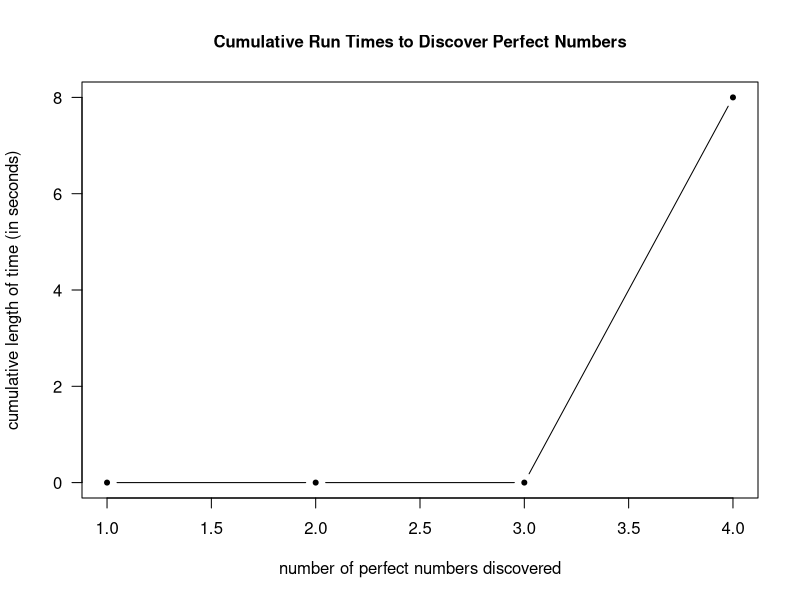
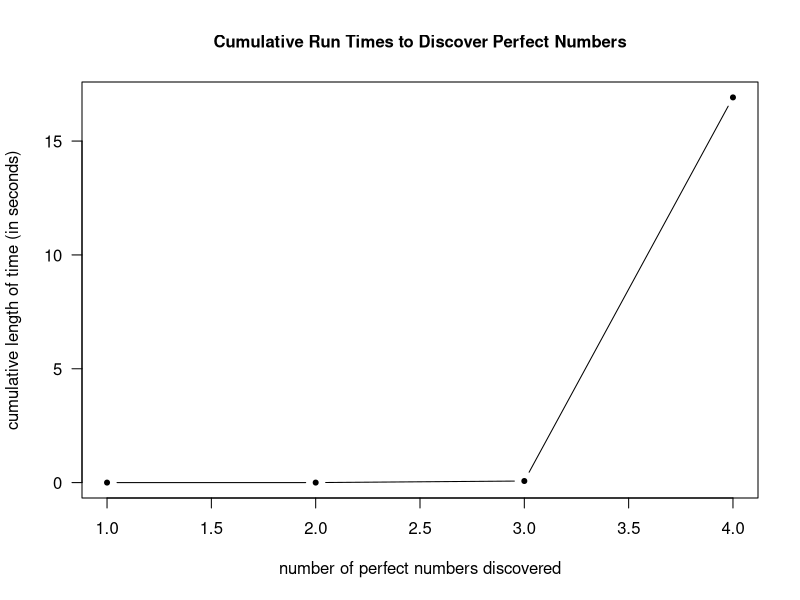

R code for these plots, in order:
## ---- chunk 1
state.name
state.area
state.region
## ---- chunk 2
typeof(state.name)
typeof(state.area)
typeof(state.region)
## ---- chunk 3
#Using if statement
state.name.len = 0 # store the longest length
y <- c() #store the order number of the state with longest name

for (i in 1:length(state.name)){
  x <-  nchar(state.name[i])   #the length of each state
  if (state.name.len < x){     
    state.name.len = x
    y <- i
  }
  else{
    if (state.name.len == x) y <- c(y, i)
  }
}

print(state.name[y])  #output the state name
state.name.len
## ---- chunk 4
state.area.total <- 0 #initial sum of area
new.state <- c()      #store the state beginning with "New"

for (i in 1:length(state.name)){
  if(substr(state.name[i], start = 1, stop = 3) == "New"){
    new.state <- c(new.state, state.name[i])
    state.area.total <- state.area.total + state.area[i]
  }
}

print(new.state)
state.area.average <- state.area.total/length(new.state)
print(paste("The average area of the states which contain the word “New” at the start of the state name is", state.area.average))
## ---- chunk 5
library(knitr)
state.table <- table(state.region)
kable(state.table, caption = "State Region Table", align = "c" )
## ---- chunk 6
num.perfect <- 2  #to find 2 perfect numbers
count <- 0  #the number of the perfect number we've found
iter <- 2  #the number used to check whether it is a perfect number or not. The initial value is 2. 

while(count < num.perfect){  # modify <= to <. When there's less than 2 numbers, keep going
  
  divisor <- 1  #1 is a divisorof all numbers.
  
#Use for circulation to find all the divisors except the number itself.
  for(i in 2:(iter-1)){
    
    if(iter%%i==0) divisor <- c(divisor, i)
    
  } # end for loop

#Determine whether the sum of the dicisors equals to the number.
#If true, then output the number is a perfect number and add 1 to count.
  if(sum(divisor)==iter){     # modify = to ==
    
    print(paste(iter, " is a perfect number", sep=""))
    count <- count + 1 
    
  } # end if
  
  iter <- iter + 1 #check the next number in the next circulation
  
} # end while loop
## ---- chunk 7

for (t in 1:4){
  print(date())
  num.perfect <- t  #to find t perfect numbers
  count <- 0  #the number of the perfect number we've found
  iter <- 2  #the number used to check whether it is a perfect number or not. The initial value is 2. 
  
  while(count < num.perfect){  #When there's less than t numbers, keep going
  
    divisor <- 1  #1 is a divisorof all numbers.
  
  #Use for circulation to find all the divisors except the number itself.
    for(i in 2:(iter-1)){
    
      if(iter%%i==0) divisor <- c(divisor, i)
    
    } # end for loop
  
  #Determine whether the sum of the dicisors equals to the number.
  #If true, then output the number is a perfect number and add 1 to count.
    if(sum(divisor)==iter){     
    
      print(paste(iter, " is a perfect number", sep=""))
      count <- count + 1 
    
    } # end if
  
    iter <- iter + 1 #check the next number in the next circulation
  
  } # end while loop
  print(date())
}
## ---- chunk 8
timeData <- data.frame("No of Perfect Numbers"=c(1, 2, 3, 4), "Run Time"=c(0, 0, 0, 8))
kable(timeData, caption = "Run Time Table", align = "c" )
## ---- chunk 9
x <- 1:4
y <- c(0, 0, 0, 8)
plot(x, y, pch=20, type="b", xlab="number of perfect numbers discovered",
     ylab="cumulative length of time (in seconds)", 
     main="Cumulative Run Times to Discover Perfect Numbers", las=TRUE, cex.main = 1.0)
## ---- chunk 10
y <- c()
for (t in 1:4){
  start <- Sys.time()
  num.perfect <- t  #to find n perfect number
  count <- 0  #the number of the perfect number we've found
  iter <- 2  #the number used to check whether it is a perfect number or not. The initial value is 2. 
  
  while(count < num.perfect){  #When there's less than n numbers, keep going
  
    divisor <- 1  #1 is a divisorof all numbers.
  
  #Use for circulation to find all the divisors except the number itself.
    for(i in 2:(iter-1)){
    
      if(iter%%i==0) divisor <- c(divisor, i)
    
    } # end for loop
  
  #Determine whether the sum of the dicisors equals to the number.
  #If true, then output the number is a perfect number and add 1 to count.
    if(sum(divisor)==iter){     # ==
    
      print(paste(iter, " is a perfect number", sep=""))
      count <- count + 1 
    
    } # end if
  
    iter <- iter + 1 #check the next number in the next circulation
  
  } # end while loop
  end <- Sys.time()
  time <- end - start
  y <- c(y, time)
  print(time)
}
x <- 1:4
timeData <- data.frame("No of Perfect Numbers"= x, "Run Time"=y)
kable(timeData, caption = "Run Time Table", align = "c" )
plot(x, y, pch=20, type="b", xlab="number of perfect numbers discovered",
     ylab="cumulative length of time (in seconds)", 
     main="Cumulative Run Times to Discover Perfect Numbers", las=TRUE, cex.main = 1.0)
## ---- chunk 11
geoMean <- function(x){
  
  #remove any NA values
  xWithoutNa <- x[!is.na(x)]
  n <- length(xWithoutNa)
  product <- 1
  
  # print an error message if there are any non-positive values in x.
  if (any(xWithoutNa<=0)) cat("Error: (", x, ") contains non-positive value \n")
  
  else {
    for (i in 1:n){
      product <- product * xWithoutNa[i]
      geometricMean <- product^(1/n)
    }
  cat("The geometric mean of (", x, ") is", geometricMean, "\n")
  }
}

x <- c(4, 67, 3)
geoMean(x)
## ---- chunk 12

x1 <- c(NA,4,67,3)
x2 <- c(0, NA, 6)
x3 <- c(67, 3, Inf)
x4 <- c(-Inf, 67, 3)
for (i in 1:4){
  geoMean(eval(parse(text = paste0("x", i))))
  
}

